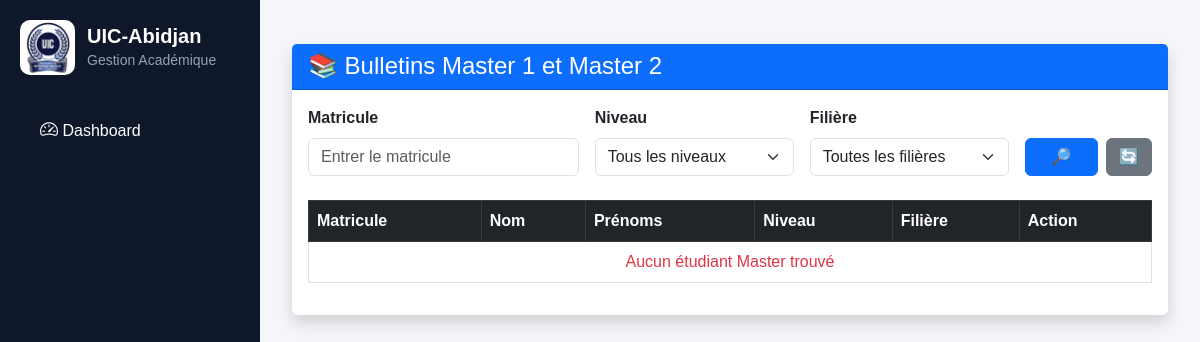
Page /lmd/master/bulletins/ on the earlier database version.
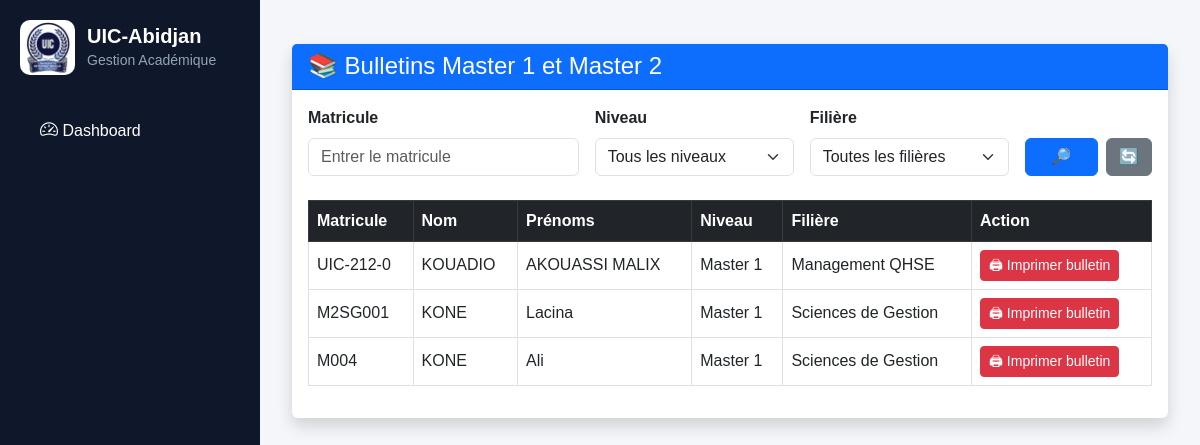
Same page on the later database version.
### lmd/models.py (models this page shows, shortened)
class EtudiantMaster(models.Model):
    SEXE_CHOICES = (
        ("M", "Masculin"),
        ("F", "Féminin"),
    )
    NIVEAU_CHOICES = (
        ("M1", "Master 1"),
        ("M2", "Master 2"),
    )
    STATUT_CHOICES = (
        ("AF", "Admis Formation"),
        ("NF", "Non Formation"),
    )
    matricule = models.CharField(
        max_length=50,
        unique=True
    )
    nom = models.CharField(
        max_length=100
    )
    prenoms = models.CharField(
        max_length=150
    )
    sexe = models.CharField(
        max_length=1,
        choices=SEXE_CHOICES
    )
    programme = models.ForeignKey(
        MasterProgramme,
        on_delete=models.CASCADE,
        related_name="etudiants"
    )
    niveau = models.CharField(
        max_length=2,
        choices=NIVEAU_CHOICES
    )
    statut = models.CharField(
        max_length=2,
        choices=STATUT_CHOICES,
        default="NF"
    )
    telephone = models.CharField(
        max_length=30,
        blank=True,
        null=True
    )
    email = models.EmailField(
        blank=True,
        null=True
    )
    date_naissance = models.DateField(
        blank=True,
        null=True
    )
    lieu_naissance = models.CharField(
        max_length=100,
        blank=True,
        null=True
    )

class MasterProgramme(models.Model):
    NIVEAUX = (
        ("M1", "Master 1"),
        ("M2", "Master 2"),
    )
    SPECIALITES = (
        ("QHSE", "Management QHSE"),
        ("DROIT", "Droit Privé"),
        ("GESTION", "Sciences de Gestion"),
    )
    niveau = models.CharField(
        max_length=2,
        choices=NIVEAUX
    )
    specialite = models.CharField(
    max_length=20,
    choices=SPECIALITES,
    default="GESTION",
   )
    filiere = models.ForeignKey(
        FiliereLMD,
        on_delete=models.CASCADE,
        related_name="programmes_master",
        null=True,
        blank=True
    )
    annee_academique = models.CharField(
        max_length=20,
        default="2025-2026"
    )

### lmd/views.py (the view)
# urls.py: path("master/bulletins/",views.master_bulletin_list,name="master_bulletin_list"),
def master_bulletin_list(request):
    etudiants = EtudiantMaster.objects.select_related(
        "programme",
        "programme__filiere"
    ).filter(
        programme__specialite__in=[
            "DROIT",
            "GESTION",
            "QHSE"
        ]
    )
    matricule = request.GET.get("matricule")
    if matricule:
        etudiants = etudiants.filter(
            matricule__icontains=matricule
        )
    niveau = request.GET.get("niveau")
    if niveau:
        etudiants = etudiants.filter(
            niveau=niveau
        )
    specialite = request.GET.get("specialite")
    if specialite:
        etudiants = etudiants.filter(
            programme__specialite=specialite
        )
    context = {
        "etudiants": etudiants,
        "matricule": matricule or "",
        "niveau": niveau or "",
        "specialite": specialite or "",
    }
    return render(
        request,
        "lmd/master/bulletins.html",
        context
    )

### lmd/templates/lmd/master/bulletins.html (shortened to what the changed rows need)
{% extends "base.html" %}
{% block content %}
<div class="container-fluid mt-4">
    <div class="card shadow border-0">
        <div class="card-body">
            <div class="table-responsive">
            <table class="table table-bordered table-hover align-middle">
                <thead class="table-dark">
                    <tr>
                        <th>
                            Matricule
                        </th>
                        <th>
                            Nom
                        </th>
                        <th>
                            Prénoms
                        </th>
                        <th>
                            Niveau
                        </th>
                        <th>
                            Filière
                        </th>
                        <th>
                            Action
                        </th>
                    </tr>
                </thead>
                <tbody>
                    {% for etudiant in etudiants %}
                    <tr>
                        <td>
                            {{ etudiant.matricule }}
                        </td>
                        <td>
                            {{ etudiant.nom }}
                        </td>
                        <td>
                            {{ etudiant.prenoms }}
                        </td>
                        <td>
                            {{ etudiant.get_niveau_display }}
                        </td>
                        <td>
                            {{ etudiant.programme.get_specialite_display }}
                        </td>
                        <td>
                            <a href="{% url 'master_bulletin_pdf' etudiant.id %}"
                               target="_blank"
                               class="btn btn-danger btn-sm">
                                🖨 Imprimer bulletin
                            </a>
                        </td>
                    </tr>
                    {% empty %}
                    <tr>
                        <td colspan="6" class="text-center text-danger">
                            Aucun étudiant Master trouvé
                        </td>
                    </tr>
                    {% endfor %}
                </tbody>
            </table>
            </div>
        </div>
    </div>
</div>
{% endblock %}

Differences in the rows shown:
added EtudiantMaster: matricule "UIC-212-0", nom "KOUADIO", prenoms "AKOUASSI MALIX", niveau "Master 1", programme.specialite "Management QHSE"
added EtudiantMaster: matricule "M2SG001", nom "KONE", prenoms "Lacina", niveau "Master 1", programme.specialite "Sciences de Gestion"
added EtudiantMaster: matricule "M004", nom "KONE", prenoms "Ali", niveau "Master 1", programme.specialite "Sciences de Gestion"
Other differences:
text no longer shown: "Aucun étudiant Master trouvé"
